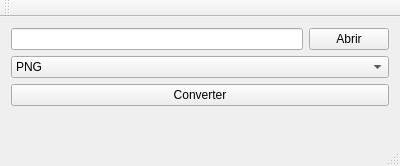
<?xml version="1.0" encoding="UTF-8"?>
<ui version="4.0">
 <class>MainWindow</class>
 <widget class="QMainWindow" name="MainWindow">
  <property name="geometry">
   <rect>
    <x>0</x>
    <y>0</y>
    <width>400</width>
    <height>166</height>
   </rect>
  </property>
  <property name="windowTitle">
   <string>MainWindow</string>
  </property>
  <widget class="QWidget" name="centralWidget">
   <layout class="QVBoxLayout" name="verticalLayout">
    <item>
     <layout class="QHBoxLayout" name="horizontalLayout">
      <item>
       <widget class="QLineEdit" name="lineEdit"/>
      </item>
      <item>
       <widget class="QPushButton" name="btnAbrir">
        <property name="text">
         <string>Abrir</string>
        </property>
       </widget>
      </item>
     </layout>
    </item>
    <item>
     <widget class="QComboBox" name="comboBox">
      <item>
       <property name="text">
        <string>PNG</string>
       </property>
      </item>
      <item>
       <property name="text">
        <string>JPEG</string>
       </property>
      </item>
      <item>
       <property name="text">
        <string>BMP</string>
       </property>
      </item>
     </widget>
    </item>
    <item>
     <widget class="QPushButton" name="btnConverter">
      <property name="text">
       <string>Converter</string>
      </property>
     </widget>
    </item>
    <item>
     <spacer name="verticalSpacer">
      <property name="orientation">
       <enum>Qt::Vertical</enum>
      </property>
      <property name="sizeHint" stdset="0">
       <size>
        <width>20</width>
        <height>40</height>
       </size>
      </property>
     </spacer>
    </item>
   </layout>
  </widget>
  <widget class="QMenuBar" name="menuBar">
   <property name="geometry">
    <rect>
     <x>0</x>
     <y>0</y>
     <width>400</width>
     <height>21</height>
    </rect>
   </property>
  </widget>
  <widget class="QToolBar" name="mainToolBar">
   <attribute name="toolBarArea">
    <enum>TopToolBarArea</enum>
   </attribute>
   <attribute name="toolBarBreak">
    <bool>false</bool>
   </attribute>
  </widget>
  <widget class="QStatusBar" name="statusBar"/>
 </widget>
 <layoutdefault spacing="6" margin="11"/>
 <resources/>
 <connections/>
</ui>
